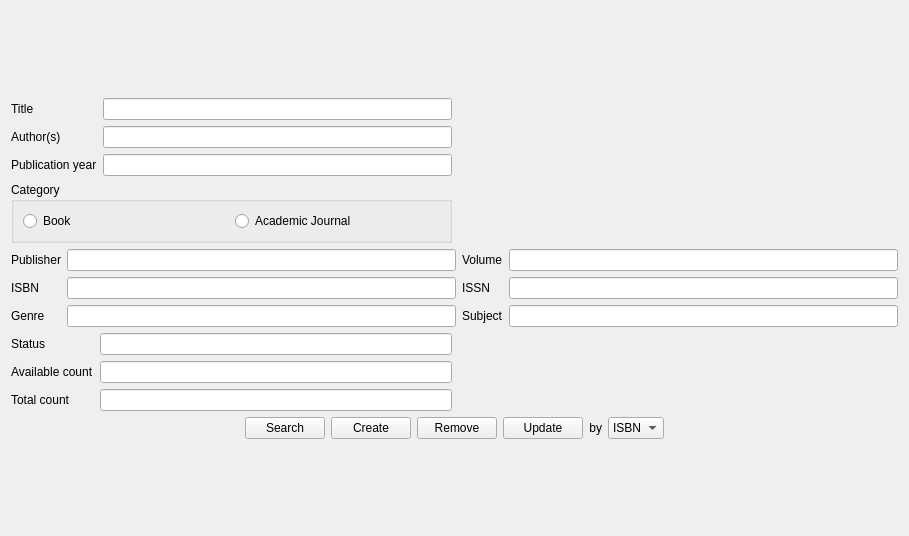
<?xml version="1.0" encoding="UTF-8"?>
<ui version="4.0">
 <class>ModifyContentWidget</class>
 <widget class="QWidget" name="ModifyContentWidget">
  <property name="geometry">
   <rect>
    <x>0</x>
    <y>0</y>
    <width>909</width>
    <height>536</height>
   </rect>
  </property>
  <property name="windowTitle">
   <string>Form</string>
  </property>
  <layout class="QVBoxLayout" name="verticalLayout">
   <item>
    <spacer name="verticalSpacer">
     <property name="orientation">
      <enum>Qt::Vertical</enum>
     </property>
     <property name="sizeHint" stdset="0">
      <size>
       <width>20</width>
       <height>27</height>
      </size>
     </property>
    </spacer>
   </item>
   <item>
    <layout class="QGridLayout" name="gridLayout_5">
     <item row="0" column="0" colspan="3">
      <layout class="QGridLayout" name="gridLayout_4">
       <item row="0" column="0">
        <layout class="QGridLayout" name="gridLayout_2">
         <item row="2" column="1">
          <widget class="QLineEdit" name="lineEdit_3"/>
         </item>
         <item row="1" column="1">
          <widget class="QLineEdit" name="lineEdit_2"/>
         </item>
         <item row="2" column="0">
          <widget class="QLabel" name="label_3">
           <property name="text">
            <string>Publication year</string>
           </property>
          </widget>
         </item>
         <item row="0" column="0">
          <widget class="QLabel" name="label">
           <property name="text">
            <string>Title</string>
           </property>
          </widget>
         </item>
         <item row="0" column="1">
          <widget class="QLineEdit" name="lineEdit"/>
         </item>
         <item row="1" column="0">
          <widget class="QLabel" name="label_2">
           <property name="text">
            <string>Author(s)</string>
           </property>
          </widget>
         </item>
        </layout>
       </item>
       <item row="0" column="1">
        <spacer name="horizontalSpacer_2">
         <property name="orientation">
          <enum>Qt::Horizontal</enum>
         </property>
         <property name="sizeHint" stdset="0">
          <size>
           <width>40</width>
           <height>20</height>
          </size>
         </property>
        </spacer>
       </item>
       <item row="1" column="0">
        <widget class="QGroupBox" name="groupBox">
         <property name="title">
          <string>Category</string>
         </property>
         <layout class="QHBoxLayout" name="horizontalLayout">
          <item>
           <widget class="QRadioButton" name="radioButton">
            <property name="text">
             <string>Book</string>
            </property>
           </widget>
          </item>
          <item>
           <widget class="QRadioButton" name="radioButton_2">
            <property name="text">
             <string>Academic Journal</string>
            </property>
           </widget>
          </item>
         </layout>
        </widget>
       </item>
       <item row="2" column="0" colspan="2">
        <layout class="QGridLayout" name="gridLayout">
         <item row="0" column="0">
          <widget class="QLabel" name="label_4">
           <property name="text">
            <string>Publisher</string>
           </property>
          </widget>
         </item>
         <item row="0" column="1">
          <widget class="QLineEdit" name="lineEdit_4"/>
         </item>
         <item row="0" column="2">
          <widget class="QLabel" name="label_7">
           <property name="text">
            <string>Volume</string>
           </property>
          </widget>
         </item>
         <item row="0" column="3">
          <widget class="QLineEdit" name="lineEdit_7"/>
         </item>
         <item row="1" column="0">
          <widget class="QLabel" name="label_5">
           <property name="text">
            <string>ISBN</string>
           </property>
          </widget>
         </item>
         <item row="1" column="1">
          <widget class="QLineEdit" name="lineEdit_5"/>
         </item>
         <item row="1" column="2">
          <widget class="QLabel" name="label_9">
           <property name="text">
            <string>ISSN</string>
           </property>
          </widget>
         </item>
         <item row="1" column="3">
          <widget class="QLineEdit" name="lineEdit_8"/>
         </item>
         <item row="2" column="0">
          <widget class="QLabel" name="label_6">
           <property name="text">
            <string>Genre</string>
           </property>
          </widget>
         </item>
         <item row="2" column="1">
          <widget class="QLineEdit" name="lineEdit_6"/>
         </item>
         <item row="2" column="2">
          <widget class="QLabel" name="label_8">
           <property name="text">
            <string>Subject</string>
           </property>
          </widget>
         </item>
         <item row="2" column="3">
          <widget class="QLineEdit" name="lineEdit_9"/>
         </item>
        </layout>
       </item>
       <item row="3" column="0">
        <layout class="QGridLayout" name="gridLayout_3">
         <item row="0" column="0">
          <widget class="QLabel" name="label_10">
           <property name="text">
            <string>Status</string>
           </property>
          </widget>
         </item>
         <item row="0" column="1">
          <widget class="QLineEdit" name="lineEdit_10"/>
         </item>
         <item row="1" column="0">
          <widget class="QLabel" name="label_11">
           <property name="text">
            <string>Available count</string>
           </property>
          </widget>
         </item>
         <item row="1" column="1">
          <widget class="QLineEdit" name="lineEdit_11"/>
         </item>
         <item row="2" column="0">
          <widget class="QLabel" name="label_12">
           <property name="text">
            <string>Total count</string>
           </property>
          </widget>
         </item>
         <item row="2" column="1">
          <widget class="QLineEdit" name="lineEdit_12"/>
         </item>
        </layout>
       </item>
       <item row="3" column="1">
        <spacer name="horizontalSpacer">
         <property name="orientation">
          <enum>Qt::Horizontal</enum>
         </property>
         <property name="sizeHint" stdset="0">
          <size>
           <width>40</width>
           <height>20</height>
          </size>
         </property>
        </spacer>
       </item>
      </layout>
     </item>
     <item row="1" column="0">
      <spacer name="horizontalSpacer_3">
       <property name="orientation">
        <enum>Qt::Horizontal</enum>
       </property>
       <property name="sizeHint" stdset="0">
        <size>
         <width>206</width>
         <height>20</height>
        </size>
       </property>
      </spacer>
     </item>
     <item row="1" column="1">
      <layout class="QHBoxLayout" name="horizontalLayout_2">
       <item>
        <widget class="QPushButton" name="pushButton">
         <property name="text">
          <string>Search</string>
         </property>
        </widget>
       </item>
       <item>
        <widget class="QPushButton" name="pushButton_3">
         <property name="text">
          <string>Create</string>
         </property>
        </widget>
       </item>
       <item>
        <widget class="QPushButton" name="pushButton_4">
         <property name="text">
          <string>Remove</string>
         </property>
        </widget>
       </item>
       <item>
        <widget class="QPushButton" name="pushButton_2">
         <property name="text">
          <string>Update</string>
         </property>
        </widget>
       </item>
       <item>
        <widget class="QLabel" name="label_13">
         <property name="text">
          <string>by</string>
         </property>
         <property name="alignment">
          <set>Qt::AlignRight|Qt::AlignTrailing|Qt::AlignVCenter</set>
         </property>
        </widget>
       </item>
       <item>
        <widget class="QComboBox" name="comboBox">
         <item>
          <property name="text">
           <string>ISBN</string>
          </property>
         </item>
         <item>
          <property name="text">
           <string>ISSN</string>
          </property>
         </item>
        </widget>
       </item>
      </layout>
     </item>
     <item row="1" column="2">
      <spacer name="horizontalSpacer_4">
       <property name="orientation">
        <enum>Qt::Horizontal</enum>
       </property>
       <property name="sizeHint" stdset="0">
        <size>
         <width>206</width>
         <height>20</height>
        </size>
       </property>
      </spacer>
     </item>
    </layout>
   </item>
   <item>
    <spacer name="verticalSpacer_2">
     <property name="orientation">
      <enum>Qt::Vertical</enum>
     </property>
     <property name="sizeHint" stdset="0">
      <size>
       <width>20</width>
       <height>27</height>
      </size>
     </property>
    </spacer>
   </item>
  </layout>
 </widget>
 <resources/>
 <connections/>
</ui>
